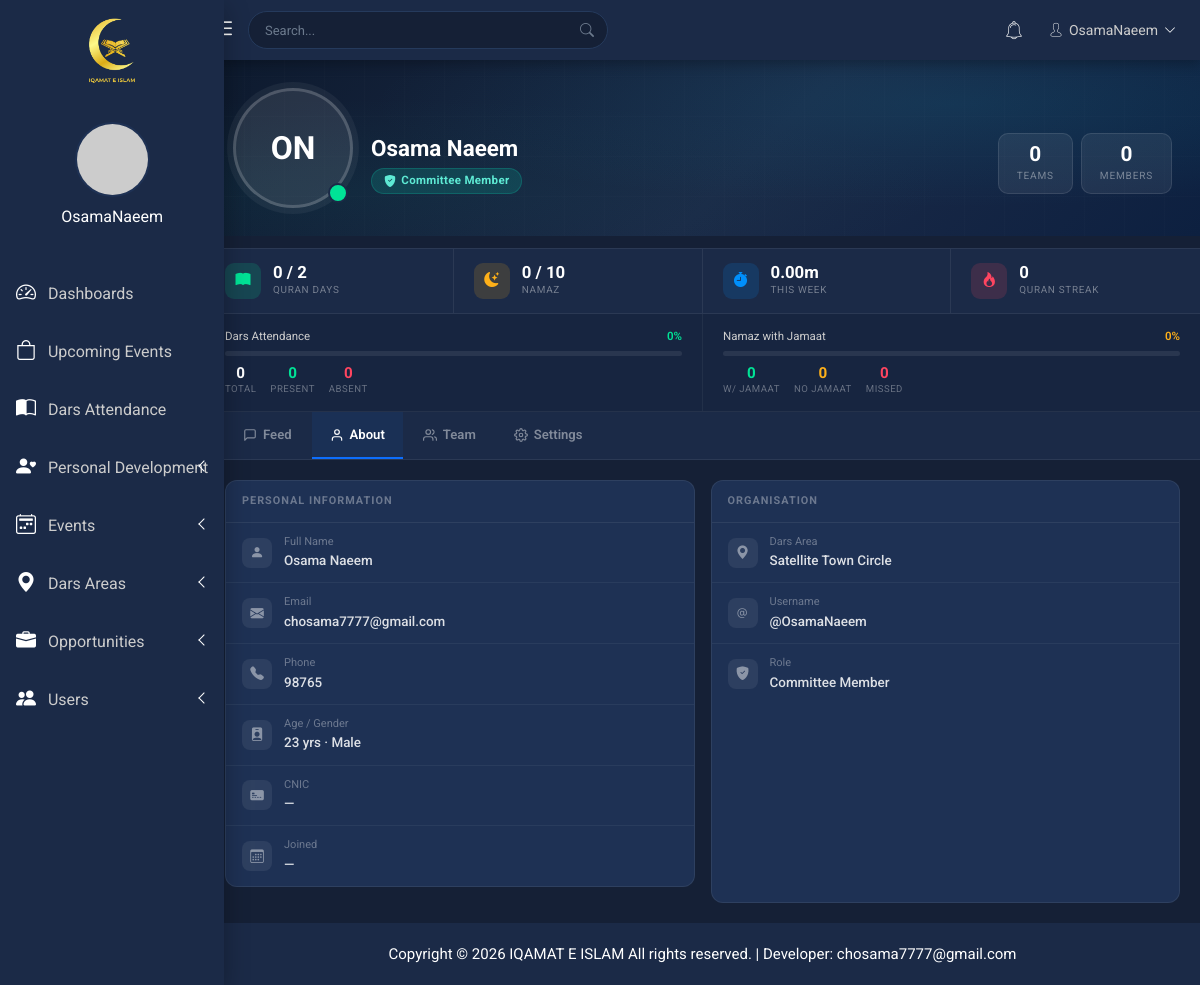
Page /nalika/userProfile.php (signed in) on the committed database.
### tables this page shows
CREATE TABLE `users` (
  `id` int(11) NOT NULL,
  `firstName` text NOT NULL,
  `lastName` text NOT NULL,
  `username` varchar(20) NOT NULL,
  `password` varchar(260) NOT NULL,
  `age` int(11) NOT NULL,
  `gender` text NOT NULL,
  `email` varchar(50) NOT NULL,
  `phone` int(20) NOT NULL,
  `cnic` varchar(20) NOT NULL,
  `role` text NOT NULL,
  `area` text NOT NULL,
  `supervisor_id` int(10) NOT NULL,
  `image` varchar(50) DEFAULT NULL,
  `date_of_joining` date DEFAULT NULL,
  `is_active` tinyint(1) NOT NULL DEFAULT 0,
  `approval_status` enum('pending','approved','rejected') NOT NULL DEFAULT 'pending',
  `activation_token` varchar(64) DEFAULT NULL
);

CREATE TABLE `dars_areas` (
  `id` int(11) NOT NULL,
  `areaName` varchar(100) NOT NULL,
  `darsType` enum('Weekly','Monthly','Bi-weekly') NOT NULL,
  `dayTime` varchar(100) DEFAULT NULL,
  `startDate` date DEFAULT NULL,
  `location` varchar(255) DEFAULT NULL,
  `mapLink` text DEFAULT NULL,
  `contactName` varchar(100) DEFAULT NULL,
  `contactPhone` varchar(30) DEFAULT NULL,
  `created_at` timestamp NOT NULL DEFAULT current_timestamp(),
  `supervisor_id` int(10) NOT NULL,
  `representative_id` int(11) DEFAULT NULL
);

### nalika/userProfile.php (the view, shortened to what the rows shown need)
<?php
include "connection.php";
$sessionUserId = (int)$_SESSION['user']['id'];
$stmt = $conn->prepare("
    SELECT id, username, role, area, firstName, lastName, email, phone, cnic, gender, age, image
    FROM users WHERE id = ? LIMIT 1
");
$stmt->bind_param("i", $sessionUserId);
$stmt->execute();
$result = $stmt->get_result();
$loggedUser = $result->fetch_assoc();
$loggedId   = (int)$loggedUser['id'];
$profileId    = isset($_GET['id']) ? (int)$_GET['id'] : $loggedId;
$stmt2 = $conn->prepare("
    SELECT id, username, role, area, firstName, lastName, email, phone, cnic, gender, age, image, date_of_joining
    FROM users WHERE id = ? LIMIT 1
");
$stmt2->bind_param("i", $profileId);
$stmt2->execute();
$profileResult = $stmt2->get_result();
$profileUser = $profileResult->fetch_assoc();
$userAreaName = '—';
$userAreaId   = (int)($profileUser['area'] ?? 0);
if ($userAreaId) {
    $aStmt = $conn->prepare("SELECT areaName FROM dars_areas WHERE id = ? LIMIT 1");
    $aStmt->bind_param("i", $userAreaId);
    $aStmt->execute();
    $aRes = $aStmt->get_result()->fetch_assoc();
    if ($aRes) $userAreaName = $aRes['areaName'];
}
$fullName  = trim($profileUser['firstName'].' '.($profileUser['lastName'] ?? ''));
$initials  = strtoupper(
    substr($profileUser['firstName'],0,1) .
    substr($profileUser['lastName'] ?? '',0,1)
);
$roleLabels = [
    'DG'             => 'Director General',
    'MD'             => 'Managing Director',
    'representative' => 'Representative',
    'committee'      => 'Committee Member',
    'itHead'         => 'IT Head',
    'researchHead'   => 'Research Head',
    'trainee'        => 'Trainee',
    'member'         => 'Member',
];
$roleLabel = $roleLabels[$profileUser['role']] ?? ucfirst($profileUser['role']);
$roleChipColors = [
    'DG'             => ['bg'=>'rgba(124,58,237,.25)', 'border'=>'rgba(124,58,237,.4)',  'color'=>'#c4b5fd'],
    'MD'             => ['bg'=>'rgba(8,145,178,.25)',  'border'=>'rgba(8,145,178,.4)',   'color'=>'#67e8f9'],
    'representative' => ['bg'=>'rgba(8,145,178,.25)',  'border'=>'rgba(8,145,178,.4)',   'color'=>'#67e8f9'],
    'committee'      => ['bg'=>'rgba(13,148,136,.25)', 'border'=>'rgba(13,148,136,.4)',  'color'=>'#5eead4'],
    'itHead'         => ['bg'=>'rgba(59,130,246,.25)', 'border'=>'rgba(59,130,246,.4)',  'color'=>'#93c5fd'],
    'researchHead'   => ['bg'=>'rgba(245,158,11,.2)',  'border'=>'rgba(245,158,11,.35)', 'color'=>'#fcd34d'],
    'trainee'        => ['bg'=>'rgba(100,116,139,.2)', 'border'=>'rgba(100,116,139,.35)','color'=>'#94a3b8'],
    'member'         => ['bg'=>'rgba(100,116,139,.2)', 'border'=>'rgba(100,116,139,.35)','color'=>'#94a3b8'],
];
$rc = $roleChipColors[$profileUser['role']] ?? $roleChipColors['member'];
?>
<!doctype html>
<html lang="en">
<?php include "header.php"; ?>
<body>
    <?php include "auth.php"; ?>
<?php include "sidebar.php"; ?>
<?php include "mainTopBar.php"; ?>
<div class="profile-hero-wrap">
    <div class="profile-hero-inner">
        <div style="display:flex;align-items:flex-end;gap:18px;flex:1;min-width:200px;">
            <div class="ph-avatar-wrap">
                <div class="ph-avatar">
                    <?php if (!empty($profileUser['image']) && file_exists($profileUser['image'])): ?>
                        <img src="<?= htmlspecialchars($profileUser['image']) ?>" alt="">
                    <?php else: ?>
                        <?= $initials ?>
                    <?php endif; ?>
                </div>
                <div class="ph-online-dot"></div>
            </div>
            <div class="ph-identity" style="padding-bottom:14px;">
                <div class="ph-name"><?= htmlspecialchars($fullName) ?></div>
                <div class="ph-role-chip"
                     style="background:<?= $rc['bg'] ?>;border:1px solid <?= $rc['border'] ?>;color:<?= $rc['color'] ?>;">
                    <i class="bi bi-shield-fill-check" style="font-size:.75rem;"></i>
                    <?= htmlspecialchars($roleLabel) ?>
                </div>
            </div>
        </div>
    </div>
</div>
<div style="background:#152036;min-height:400px;">
    <div class="ptab-pane active" id="ptab-about">
        <div class="about-grid">
            <div class="dark-panel">
                <div class="about-row">
                    <div><span class="about-lbl">Full Name</span><span class="about-val"><?= htmlspecialchars($fullName ?: '—') ?></span></div>
                </div>
                <div class="about-row">
                    <div><span class="about-lbl">Email</span><span class="about-val"><?= htmlspecialchars($profileUser['email'] ?: '—') ?></span></div>
                </div>
                <div class="about-row">
                    <div><span class="about-lbl">Phone</span><span class="about-val"><?= htmlspecialchars($profileUser['phone'] ?: '—') ?></span></div>
                </div>
                <div class="about-row">
                    <div>
                        <span class="about-lbl">Age / Gender</span>
                        <span class="about-val">
                            <?= $profileUser['age'] ? $profileUser['age'].' yrs' : '—' ?>
                            <?= $profileUser['gender'] ? ' · '.$profileUser['gender'] : '' ?>
                        </span>
                    </div>
                </div>
                <div class="about-row">
                    <div><span class="about-lbl">CNIC</span><span class="about-val"><?= htmlspecialchars($profileUser['cnic'] ?: '—') ?></span></div>
                </div>
            </div>
            <div class="dark-panel">
                <div class="about-row">
                    <div><span class="about-lbl">Dars Area</span><span class="about-val"><?= htmlspecialchars($userAreaName) ?></span></div>
                </div>
                <div class="about-row">
                    <div><span class="about-lbl">Username</span><span class="about-val">@<?= htmlspecialchars($profileUser['username'] ?: '—') ?></span></div>
                </div>
                <div class="about-row">
                    <div><span class="about-lbl">Role</span><span class="about-val"><?= htmlspecialchars($roleLabel) ?></span></div>
                </div>
            </div>
        </div>
    </div>
</div>
<?php
include "footer.php"; ?>
</body>
</html>

### nalika/sidebar.php (shortened to what the rows shown need)
<nav id="sidebar" class="">
    <div class="nalika-profile">
        <div class="profile-dtl">
            <?php
            $profilePic = (!empty($loggedImage) && file_exists($loggedImage))
                ? htmlspecialchars($loggedImage)
                : 'https://ui-avatars.com/api/?name='
                . urlencode($loggedFirstName . '+' . $loggedLastName)
                . '&background=03a9f4&color=fff&size=200';
            ?>
            <a href="userProfile.php">
                <img src="<?php echo $profilePic; ?>"
                    alt="<?php echo htmlspecialchars($loggedUsername); ?>" />
            </a>
            <h2><?php echo htmlspecialchars($loggedUsername); ?> <span class="min-dtn"></span></h2>
        </div>
    </div>
</nav>

### rows in the picture
users: username "OsamaNaeem", initials "ON", fullName "Osama Naeem", role "Committee Member", firstName+lastName "Osama Naeem", email "chosama7777@gmail.com", phone "98765", age "23", gender "Male", cnic "—"
dars_areas: areaName "Satellite Town Circle"

### other values in the picture
$_SESSION['user']['username'] "OsamaNaeem"
$totalTeamsCount "0"
$totalMembersDisplay "0"
$quranDays "0"
$namazPrayed "0"
$weekTimeStr "0.00m"
$quranStreak "0"
$darsRate "0"
$attStats['total'] "0"
$attStats['present'] "0"
$attStats['absent'] "0"
$namazRate "0"
$namazStats['with_jamaat'] "0"
$namazStats['without_jamaat'] "0"
$namazStats['missed'] "0"
